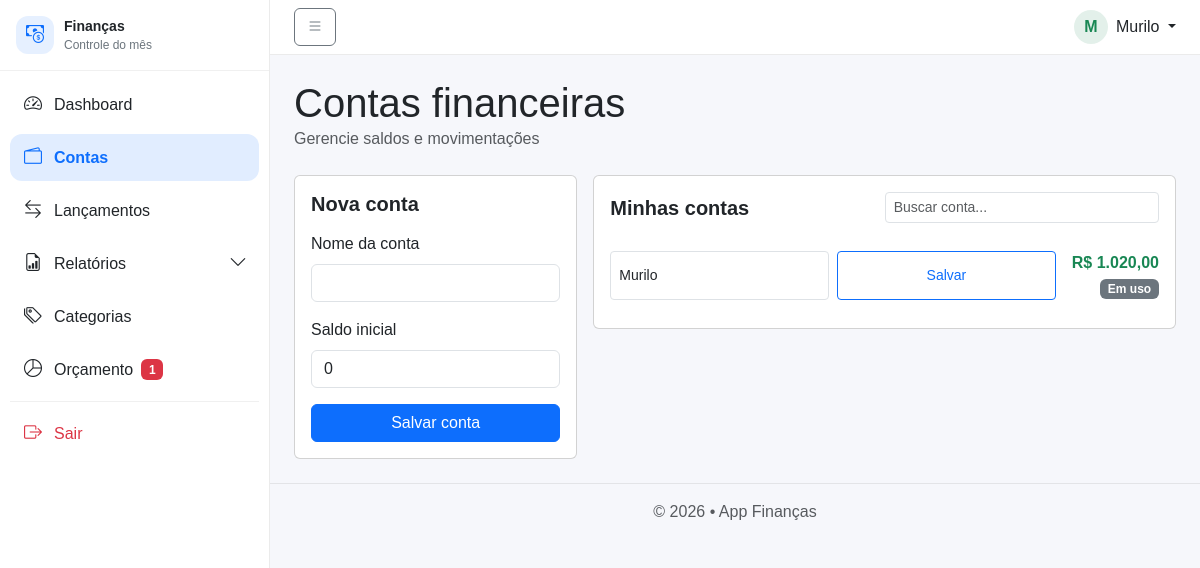
Screenshot of /public/?url=contas (signed in) with the database file from the repository.
### tables this page shows
CREATE TABLE `contas` (
  `id` int(11) NOT NULL,
  `id_usuario` int(11) NOT NULL,
  `nome` varchar(100) NOT NULL,
  `saldo_inicial` decimal(10,2) DEFAULT 0.00,
  `saldo_atual` decimal(10,2) DEFAULT 0.00,
  `criada_em` timestamp NOT NULL DEFAULT current_timestamp()
);

### app/views/contas/index.php (called while the page is built, shortened)
<?php
require __DIR__ . "/../layout.php";

### app/controllers/ContaController.php (called while the page is built, shortened)
<?php
require_once __DIR__ . '/../models/Conta.php';
class ContaController
{
    public static function index($pdo)
    {
        $contas = Conta::allByUsuario($pdo, usuarioId());
        require '../app/views/contas/index.php';
    }
}

### app/helpers/helpers.php (called while the page is built, shortened)
<?php
function usuarioId()
{
    return $_SESSION['usuario']['id'];
}

### app/models/Conta.php (called while the page is built, shortened)
<?php
class Conta
{
    public static function allByUsuario($pdo, $idUsuario)
    {
        $stmt = $pdo->prepare(
            "SELECT * FROM contas WHERE id_usuario = ? ORDER BY nome"
        );
        $stmt->execute([$idUsuario]);
        return $stmt->fetchAll();
    }
public static function canDelete(PDO $pdo, int $usuarioId, int $contaId): bool
{
    $stmt = $pdo->prepare("
        SELECT COUNT(*)
        FROM lancamentos
        WHERE id_usuario = ?
          AND id_conta = ?
    ");
    $stmt->execute([$usuarioId, $contaId]);
    return $stmt->fetchColumn() == 0;
}
}

### app/views/contas/index_content.php (the view, shortened to what this page needs)
<div class="d-flex justify-content-between align-items-center mb-4">
    <div>
        <h1 class="mb-0">Contas financeiras</h1>
        <div class="text-muted">Gerencie saldos e movimentações</div>
    </div>
</div>
<div class="row g-3">
    <div class="col-lg-4">
        <div class="card h-100">
            <div class="card-body">
                <h5 class="fw-semibold mb-3">Nova conta</h5>
                <form method="POST" action="/financas/public/?url=contas-store">
                    <div class="mb-3">
                        <label class="form-label">Nome da conta</label>
                        <input name="nome" class="form-control" required>
                    </div>
                    <div class="mb-3">
                        <label class="form-label">Saldo inicial</label>
                        <input type="number"
                               step="0.01"
                               name="saldo"
                               class="form-control"
                               value="0">
                    </div>
                    <button class="btn btn-primary w-100">
                        Salvar conta
                    </button>
                </form>
            </div>
        </div>
    </div>
    <div class="col-lg-8">
        <div class="card">
            <div class="card-body">
                <div class="d-flex justify-content-between align-items-center mb-3">
                    <h5 class="fw-semibold mb-0">Minhas contas</h5>
                    <input type="text"
                           id="buscaConta"
                           class="form-control form-control-sm w-50"
                           placeholder="Buscar conta...">
                </div>
                <?php if (empty($contas)): ?>
                    <div class="text-muted">Nenhuma conta cadastrada.</div>
                <?php else: ?>
                    <div class="list-group list-group-flush">
                        <?php foreach ($contas as $c): ?>
                            <div class="list-group-item conta-item"
                                 data-nome="<?= strtolower($c['nome']) ?>">
                                <div class="d-flex flex-column flex-lg-row gap-3 justify-content-between">
                                    <form method="POST"
                                          action="/financas/public/?url=contas-update"
                                          class="d-flex flex-column flex-md-row gap-2 w-100">
                                        <input name="nome"
                                               class="form-control form-control-sm"
                                               value="<?= htmlspecialchars($c['nome']) ?>">
                                        <button class="btn btn-outline-primary btn-sm w-100 w-md-auto">
                                            Salvar
                                        </button>
                                    </form>
                                    <div class="text-start text-lg-end">
                                        <div class="fw-semibold <?= $c['saldo_atual'] >= 0 ? 'text-success' : 'text-danger' ?>">
                                            R$ <?= number_format($c['saldo_atual'], 2, ',', '.') ?>
                                        </div>
                                        <?php if (Conta::canDelete($pdo, $_SESSION['usuario']['id'], $c['id'])): ?>
                                            <form method="POST"
                                                  action="/financas/public/?url=contas-delete"
                                                  onsubmit="return confirm('Excluir conta?')">
                                                <input type="hidden" name="id" value="<?= $c['id'] ?>">
                                                <button class="btn btn-outline-danger btn-sm w-100 w-lg-auto mt-1">
                                                    Excluir
                                                </button>
                                            </form>
                                        <?php else: ?>
                                            <span class="badge bg-secondary mt-1">Em uso</span>
                                        <?php endif; ?>
                                    </div>
                                </div>
                            </div>
                        <?php endforeach; ?>
                    </div>
                <?php endif; ?>
            </div>
        </div>
    </div>
</div>

### public/css/app.css (style rules this page uses)
* { box-sizing: border-box; font-family: Arial, Helvetica, sans-serif; }
html, body { height: 100%; }
body { background: #f4f6f8; margin: 0; height: 100vh; align-items: center; justify-content: center; }
.list-group-item { white-space: nowrap; }

### app/views/layout.php (style rules this page uses)
body { background: #f6f7fb; }

### app/views/contas/index_content.php (style rules this page uses)
.conta-item { padding: 12px 0; }

### rows the page displays
contas: nome "Murilo", saldo_atual "1.020,00", shows "Em uso"

### other values shown
$qtdAlertasOrcamento "1"
$iniciais "M"
$nomeUser "Murilo"
